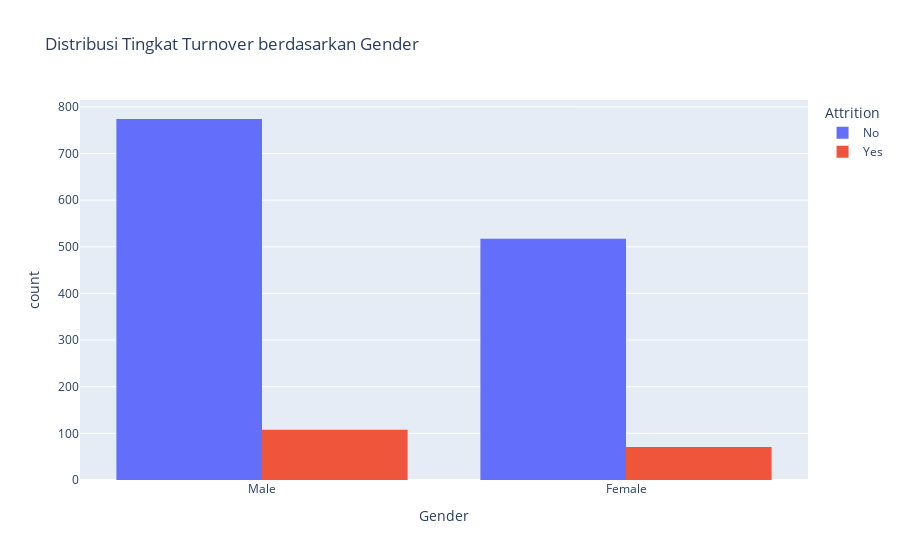

Here is the notebook cell this chart was saved with:
### Markdown cell above
## Bagaimana tingkat turnover (Attrition) berdasarkan Gender?

### Code cell
fig = px.histogram(df, x='Gender', color='Attrition', barmode='group',
                   title='Distribusi Tingkat Turnover berdasarkan Gender',
                   labels={'Attrition'})
fig.show()

### Figure 1 — Plotly figure (JSON) as saved in the notebook; plotly's stock layout.template omitted (floating-point values rounded to 4 significant figures; data arrays with more than 128 entries replaced by an {"elided": "..."} marker saying what was removed)
{"data": [{"alignmentgroup": "True", "bingroup": "x", "hovertemplate": "Attrition=No<br>Gender=%{x}<br>count=%{y}<extra></extra>", "legendgroup": "No", "marker": {"color": "#636efa", "pattern": {"shape": ""}}, "name": "No", "offsetgroup": "No", "orientation": "v", "showlegend": true, "type": "histogram", "x": {"elided": "1291 str values"}, "xaxis": "x", "yaxis": "y"}, {"alignmentgroup": "True", "bingroup": "x", "hovertemplate": "Attrition=Yes<br>Gender=%{x}<br>count=%{y}<extra></extra>", "legendgroup": "Yes", "marker": {"color": "#EF553B", "pattern": {"shape": ""}}, "name": "Yes", "offsetgroup": "Yes", "orientation": "v", "showlegend": true, "type": "histogram", "x": {"elided": "179 str values"}, "xaxis": "x", "yaxis": "y"}], "layout": {"barmode": "group", "legend": {"title": {"text": "Attrition"}, "tracegroupgap": 0}, "title": {"text": "Distribusi Tingkat Turnover berdasarkan Gender"}, "xaxis": {"anchor": "y", "domain": [0, 1], "title": {"text": "Gender"}}, "yaxis": {"anchor": "x", "domain": [0, 1], "title": {"text": "count"}}}}
